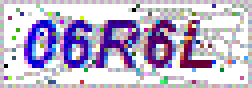
#> input picture img/raw/102.gif, 63 x 22 px, given in place of 0.gif, which was not available (shown 4 times larger)
$ python pretreat_img.py
#> lines starting #> are read from the running program, lines starting #| are printed output that depends on the picture; after the words box and inside, x2 and y2 are one past the last pixel; in counts of white or black regions, pixels touching at a corner belong together; pictures that were not available may be replaced by others from this repository, and a replacement may not be noted
#> further down, image is the input picture: PIL image 63x22 P; mean R, G, B, A 190.5, 180.6, 206.4, 255
# coding=utf-8
from PIL import Image,ImageDraw,ImageChops
import os


def pretreat_image(image):
    '''
    验证码预处理,主要是降噪
    预处理结束后返回0/255二值图像
    降噪
    :param image:
    :return:
    '''
    image = image.resize((126,44))
#> image: PIL image 126x44 P
    # 将图片转换成灰度图片
    image = image.convert("L")
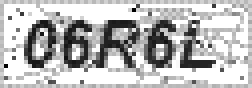
#> image: PIL image 126x44 L (shown 2 times larger); min 0, max 255, mean 186.4
    # 二值化,得到0/255二值图片
    # 阀值threshold = 180
    image = iamge2imbw(image,120)
    # 对二值图片进行降噪
    # N = 4
    clear_noise(image,4)
    # 去除外边框
    # 原图大小:63*22
    # 左上右下,左 <= x < 右
    box = (   10,   4,  120,  40 )
    image = image.crop(box)
    return image


def iamge2imbw(image,threshold):
    '''
    灰度图像二值化,返回0/255二值图像
    :param image:
    :param threshold:
    :return:
    '''
#> called with threshold = 120
    # 设置二值化阀值
    table = []
    for i in range(256):
        if i < threshold:
            table.append(0)
        else:
            table.append(1)
    # 像素值变为0,1
    image = image.point(table,'1')
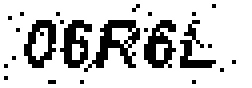
#> image: PIL image 126x44 1 (shown 2 times larger); 79.4% white; 24 black regions (19 under 20 px), largest, box (x1, y1, x2, y2) and area: (42, 10, 70, 36) 280, (72, 10, 88, 34) 216, (30, 10, 46, 34) 204, (12, 10, 28, 34) 200, (90, 10, 108, 34) 156
    # 像素值变为0,255
    image = image.convert('L')
    return image

def get_near_pixel(image,x,y,N):
    '''
    根据一个点A的灰度值(0/255值),与周围的8个点的值比较
    当A的值与周围8个点的相等数小于N时,此点为噪点
    如果确认是噪声,用该点的上面一个点的值进行替换
    :param image:
    :param x:
    :param y:
    :param N: 降噪率N: N=1,2,3,4,5,6,7
    :return:
    '''
    pix = image.getpixel((x,y))

    near_dots = 0
    if pix == image.getpixel((x - 1,y - 1)):
        near_dots += 1
    if pix == image.getpixel((x - 1,y)):
        near_dots += 1
    if pix == image.getpixel((x - 1,y + 1)):
        near_dots += 1
    if pix == image.getpixel((x,y - 1)):
        near_dots += 1
    if pix == image.getpixel((x,y + 1)):
        near_dots += 1
    if pix == image.getpixel((x + 1,y - 1)):
        near_dots += 1
    if pix == image.getpixel((x + 1,y)):
        near_dots += 1
    if pix == image.getpixel((x + 1,y + 1)):
        near_dots += 1

    if near_dots < N:
        # 确定是噪声,用上面一个点的值代替
        return image.getpixel((x,y-1))
    else:
        return None


def clear_noise(image,N):
    '''
    降噪处理
    :param image:
    :param N:
    :return:
    '''
#> called with N = 4
    draw = ImageDraw.Draw(image)

    # 外面一圈变白色
    Width,Height=image.size
#> Width = 126; Height = 44
    for x in range(Width):
        draw.point((x,0),255)
        draw.point((x,Height-1),255)
    for y in range(Height):
        draw.point((0,y),255)
        draw.point((Width-1,y),255)

    # 内部降噪
    for x in range(1,Width - 1):
        for y in range(1,Height - 1):
            color = get_near_pixel(image,x,y,N)
            if color != None:
                draw.point((x,y),color)
#> this loop made 124 passes
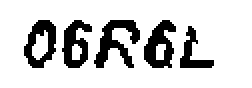
#> image: PIL image 126x44 L (shown 2 times larger); 81.5% white; 5 black regions, box (x1, y1, x2, y2) and area: (47, 10, 70, 34) 257, (72, 10, 88, 34) 224, (12, 10, 28, 34) 207, (31, 10, 46, 34) 202, (90, 13, 107, 34) 136

if __name__ == '__main__':
     for i in range(10):
        image = Image.open('../img/raw/%d.gif' %i)
        image = pretreat_image(image)
#> in pretreat_image, `image = image.crop(box)`:
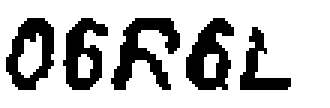
#> image: PIL image 110x36 L (shown 3 times larger); 74.1% white; 5 black regions, box (x1, y1, x2, y2) and area: (37, 6, 60, 30) 257, (62, 6, 78, 30) 224, (2, 6, 18, 30) 207, (21, 6, 36, 30) 202, (80, 9, 97, 30) 136
        image.show()
#> pass 2 of the loop `for i in range(10):`:
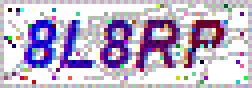
#> input picture img/raw/106.gif, 63 x 22 px, given in place of 1.gif, which was not available (shown 4 times larger)
#> image is the input picture: PIL image 63x22 P; mean R, G, B, A 191.4, 178.6, 203.9, 255
#> in iamge2imbw (call 2), `image = image.point(table,'1')`:
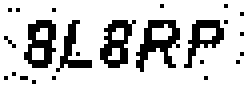
#> image: PIL image 126x44 1 (shown 2 times larger); 79.5% white; 24 black regions (19 under 20 px), largest, box (x1, y1, x2, y2) and area: (68, 10, 90, 36) 264, (12, 10, 28, 34) 228, (50, 10, 68, 34) 220, (92, 10, 112, 34) 184, (28, 10, 46, 36) 152
#> in pretreat_image (call 2), `image = image.crop(box)`:
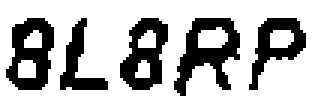
#> image: PIL image 110x36 L (shown 3 times larger); 73.5% white; 5 black regions, box (x1, y1, x2, y2) and area: (58, 6, 80, 32) 268, (2, 6, 18, 30) 232, (40, 6, 56, 30) 220, (83, 6, 102, 30) 184, (20, 6, 36, 30) 147
#> (the run stopped early here; a loop or call above may not have finished)
